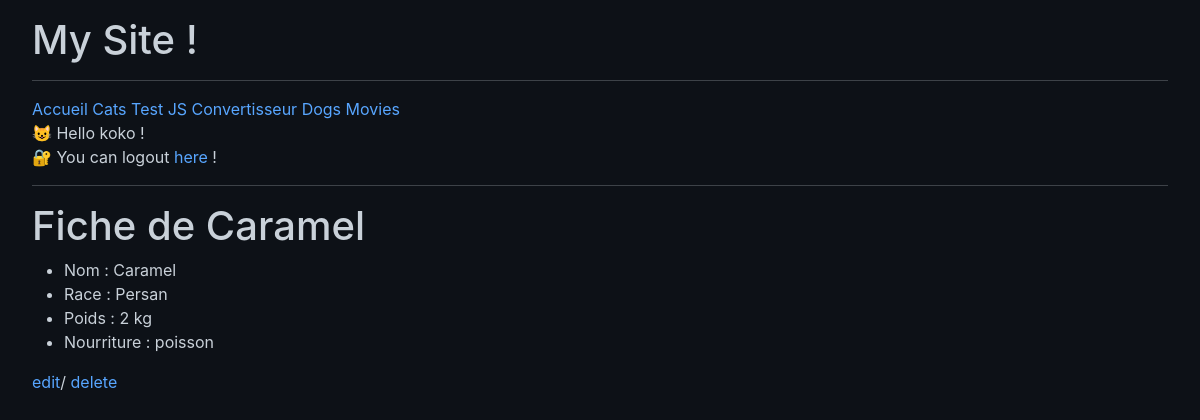
Page /cats/detail/2/ (signed in) on the committed database.
### authenticate/models.py (models this page shows)
class CustomUser(AbstractUser):
    pass

### cats/models.py (models this page shows)
class Cat(models.Model):
    nickname = models.CharField(max_length=300,
                                validators=[MinLengthValidator(2, "le nickname doit contenir plus d'une lettre!")])
    weight = models.PositiveIntegerField()
    food = models.CharField(max_length=300)
    breed = models.ForeignKey(Breed, on_delete=models.CASCADE, null=False)
    def __str__(self):
        return self.nickname

class Breed(models.Model):
    name = models.CharField(max_length=300,
                            validators=[MinLengthValidator(2, 'la race doit contenir plus de lettres !')]
                            )
    def __str__(self):
        return self.name

### cats/views.py (the view)
# urls.py: path('detail/<int:pk>/', views.CatDetail.as_view(), name='cat_detail'),
class CatDetail(LoginRequiredMixin, DetailView):
    model = Cat
    context_object_name = 'cat'

### cats/templates/cats/cat_detail.html
{% extends 'home/base.html' %}
{% block content %}
<h1>Fiche de {{cat.nickname}}</h1>
<ul>
    <li>
        Nom : {{cat}}
    </li>
    <li>
        Race : {{cat.breed}}
    </li>
    <li>
        Poids : {{cat.weight}} kg
    </li>
    <li>
        Nourriture : {{cat.food}}
    </li>
</ul>
<div>
    <p>
        <a href="{% url 'cats:cat_update' cat.id %}">edit</a>/
        <a href="{% url 'cats:cat_delete' cat.id %}">delete</a>
    </p>
</div>
{% endblock content %}

### authenticate/templates/authenticate/auth_bar.html (shortened to what this page needs)
<div>
    {% if request.user.is_authenticated %}
        <p>
            😺 Hello {{request.user.username}} ! <br>
            <span>
               🔐 You can logout <a href="{% url 'authenticate:logout_page' %}">here</a> !
            </span>
        </p>
    {% endif %}
</div>

### home/static/home/styles.css (style rules this page uses)
body { background-color: #0d1117; color: #c9d1d9; font-family: -apple-system, BlinkMacSystemFont, "Segoe UI", sans-serif; margin: 0; padding: 1rem 2rem; }
a { color: #58a6ff; text-decoration: none; }

### rows in the picture
CustomUser: user.username "koko"
Cat: nickname "Caramel", breed "Persan", weight "2", food "poisson"
